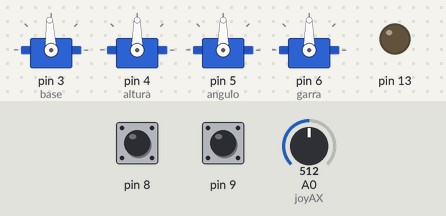
A sketch run on a simulated Arduino Uno, built with avr-gcc and run on an emulated ATmega328P. Shown: 4 × servo, output pins drawn as LEDs (lit = HIGH). The test bench sets the inputs (shaded band); at power-on: A0 (joyAX) = 512, pin 8 HIGH, pin 9 HIGH.

Above: at 1.2 s.
1.3 s: A0 (joyAX) set to 716
At 1.9 s:
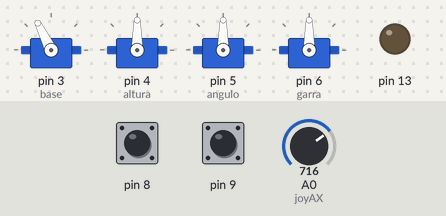
2.8 s: pin 8 pulled LOW for 0.15 s
At 3.2 s:
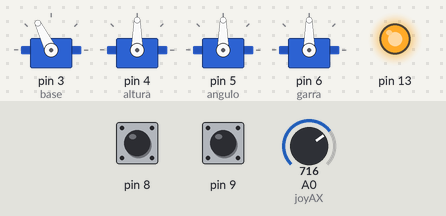
4.4 s: pin 9 pulled LOW for 0.15 s
At 5.2 s:
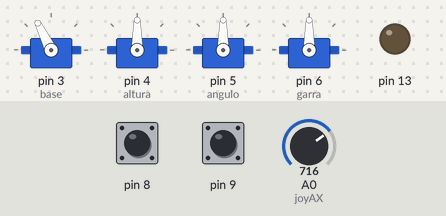
6.0 s: A0 (joyAX) set to 900
At 6.9 s:
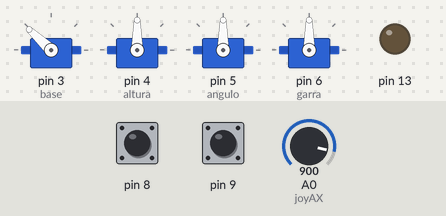
7.5 s: pin 8 pulled LOW for 1 s
At 8.9 s:
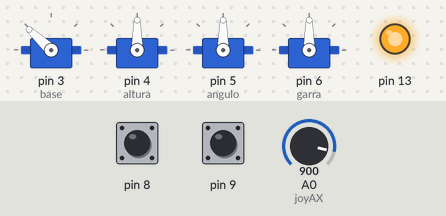
10.0 s: pin 9 pulled LOW for 1 s
At 10.7 s:
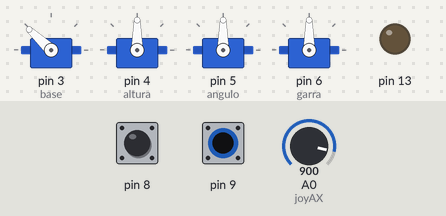
Timing chart, 0 to 13.0 s (numbered marks = the images above; inputs shaded):
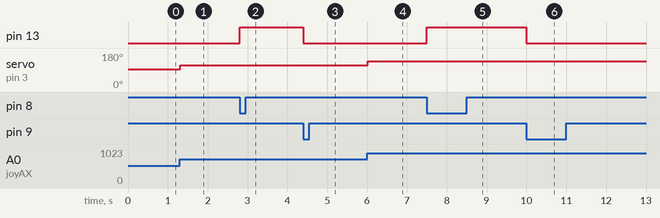

Measured:
- after the input at 1.3 s, servo on pin 3 (base): 93° → 116° at once
- after the input at 2.8 s, pin 13: LOW → HIGH at once
- after the input at 4.4 s, pin 13: HIGH → LOW at once
- after the input at 6.0 s, servo on pin 3 (base): 116° → 137° at once
- after the input at 7.5 s, pin 13: LOW → HIGH at once
- after the input at 10.0 s, pin 13: HIGH → LOW at once

The sketch:

sketch_Garrarobotica2.ino
```cpp
#include <Servo.h>

#define servoBase        3  // Porta Digital do Servo da Base
#define servoAlturaBraco 4  // Porta Digital do Servo da Altura do BraÃ§o
#define servoAnguloBraco 5  // Porta Digital do Servo do Ã‚ngulo do BraÃ§o
#define servoGarra       6  // Porta Digital do Servo da Garra

#define potBase         A0  // Porta AnalÃ³gica do Potenciometro para Controle da Base
#define potAlturaBraco  A1  // Porta AnalÃ³gica do Potenciometro para Controle da Altura do BraÃ§o
#define potAnguloBraco  A2  // Porta AnalÃ³gica do Potenciometro para Controle do Ã‚ngulo do BraÃ§o
#define potGarra        A3  // Porta AnalÃ³gica do Potenciometro para Controle da Garra.

#define botaoCongela     8  // Porta Digital do Botao Congela
#define botaoDescongela  9  // Porta Digital do Botao Descongela

//InstanciaÃ§Ã£o dos Objetos de Controle dos Servos
Servo base;
Servo altura;
Servo angulo;
Servo garra;

//Variaveis para cÃ¡lculo dos angulos

int joyAX = A0;
int joyAY = A2;
int joyBX = A1;
int joyBY = A3;
int AX, AY, BX, BY;

//Variaveis para controle dos botÃµes
int estadoBotaoC, estadoBotaoD;
int estadoAntBotaoC = HIGH;
int estadoAntBotaoD = HIGH;
boolean congelado = false;

void setup(){
  pinMode(8, INPUT_PULLUP);
  pinMode(9, INPUT_PULLUP);

  //Usa o LED do Arduino para informar estado de congelado
  pinMode(13, OUTPUT);
  digitalWrite(13, LOW);

  //ConfiguraÃ§Ã£o das Portas dos Servos
  base.attach(3);
  altura.attach(4);
  angulo.attach(5);
  garra.attach(6);
}


void loop() {

  if (!congelado) {

    AX = joyAX;
    AY = joyAY;
    BX = joyBX;
    BY = joyBY;

    AX = analogRead(joyAX);             //Leitura do Angulo do Potenciometro
    AX = map(analogRead(joyAX), 0, 1023, 900, 2100); //ConversÃ£o do valor do potenciometro (de 0 atÃ© 1024) para o angulo (de 0 atÃ© 180)
    base.write(AX);                         //Envio do angulo para o Servo
    delay(15);


}

  //Se o botao de congelar foi apertado
  estadoBotaoC = digitalRead(8);
  if (estadoBotaoC != estadoAntBotaoC) {
     congelado = true;
     digitalWrite(13, HIGH); //Informa o estado de congelado no LED interno do Arduino
  }
  estadoAntBotaoC = estadoBotaoC;

  //Se o botao de descongelar foi apertado
  estadoBotaoD = digitalRead(9);
  if (estadoBotaoD != estadoAntBotaoD) {
     congelado = false;
     digitalWrite(13, LOW); //Informa o estado de congelado no LED interno do Arduino
  }
  estadoAntBotaoD = estadoBotaoD;

}
```
